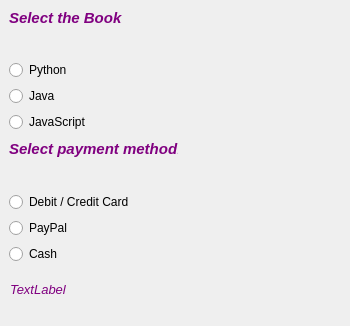
<?xml version="1.0" encoding="UTF-8"?>
<ui version="4.0">
 <class>Dialog</class>
 <widget class="QDialog" name="Dialog">
  <property name="geometry">
   <rect>
    <x>0</x>
    <y>0</y>
    <width>350</width>
    <height>326</height>
   </rect>
  </property>
  <property name="windowTitle">
   <string>Dialog</string>
  </property>
  <property name="styleSheet">
   <string notr="true">QLabel {
color:purple
}</string>
  </property>
  <widget class="QLabel" name="label_result">
   <property name="geometry">
    <rect>
     <x>10</x>
     <y>280</y>
     <width>75</width>
     <height>18</height>
    </rect>
   </property>
   <property name="font">
    <font>
     <family>Ubuntu</family>
     <pointsize>10</pointsize>
     <italic>true</italic>
     <bold>false</bold>
    </font>
   </property>
   <property name="text">
    <string>TextLabel</string>
   </property>
  </widget>
  <widget class="QWidget" name="">
   <property name="geometry">
    <rect>
     <x>9</x>
     <y>60</y>
     <width>88</width>
     <height>74</height>
    </rect>
   </property>
   <layout class="QVBoxLayout" name="verticalLayout">
    <item>
     <widget class="QRadioButton" name="radioButton_py">
      <property name="text">
       <string>Python</string>
      </property>
     </widget>
    </item>
    <item>
     <widget class="QRadioButton" name="radioButton_java">
      <property name="text">
       <string>Java</string>
      </property>
     </widget>
    </item>
    <item>
     <widget class="QRadioButton" name="radioButton_js">
      <property name="text">
       <string>JavaScript</string>
      </property>
     </widget>
    </item>
   </layout>
  </widget>
  <widget class="QWidget" name="">
   <property name="geometry">
    <rect>
     <x>9</x>
     <y>192</y>
     <width>139</width>
     <height>74</height>
    </rect>
   </property>
   <layout class="QVBoxLayout" name="verticalLayout_2">
    <item>
     <widget class="QRadioButton" name="radioButton_card">
      <property name="text">
       <string>Debit / Credit Card</string>
      </property>
     </widget>
    </item>
    <item>
     <widget class="QRadioButton" name="radioButton_paypal">
      <property name="text">
       <string>PayPal</string>
      </property>
     </widget>
    </item>
    <item>
     <widget class="QRadioButton" name="radioButton_cash">
      <property name="text">
       <string>Cash</string>
      </property>
     </widget>
    </item>
   </layout>
  </widget>
  <widget class="QLabel" name="label">
   <property name="geometry">
    <rect>
     <x>9</x>
     <y>9</y>
     <width>113</width>
     <height>17</height>
    </rect>
   </property>
   <property name="font">
    <font>
     <family>Ubuntu</family>
     <pointsize>11</pointsize>
     <italic>true</italic>
     <bold>true</bold>
    </font>
   </property>
   <property name="text">
    <string>Select the Book:</string>
   </property>
  </widget>
  <widget class="QLabel" name="label_2">
   <property name="geometry">
    <rect>
     <x>9</x>
     <y>140</y>
     <width>169</width>
     <height>17</height>
    </rect>
   </property>
   <property name="font">
    <font>
     <family>Ubuntu</family>
     <pointsize>11</pointsize>
     <italic>true</italic>
     <bold>true</bold>
    </font>
   </property>
   <property name="text">
    <string>Select payment method:</string>
   </property>
  </widget>
 </widget>
 <resources/>
 <connections/>
</ui>
